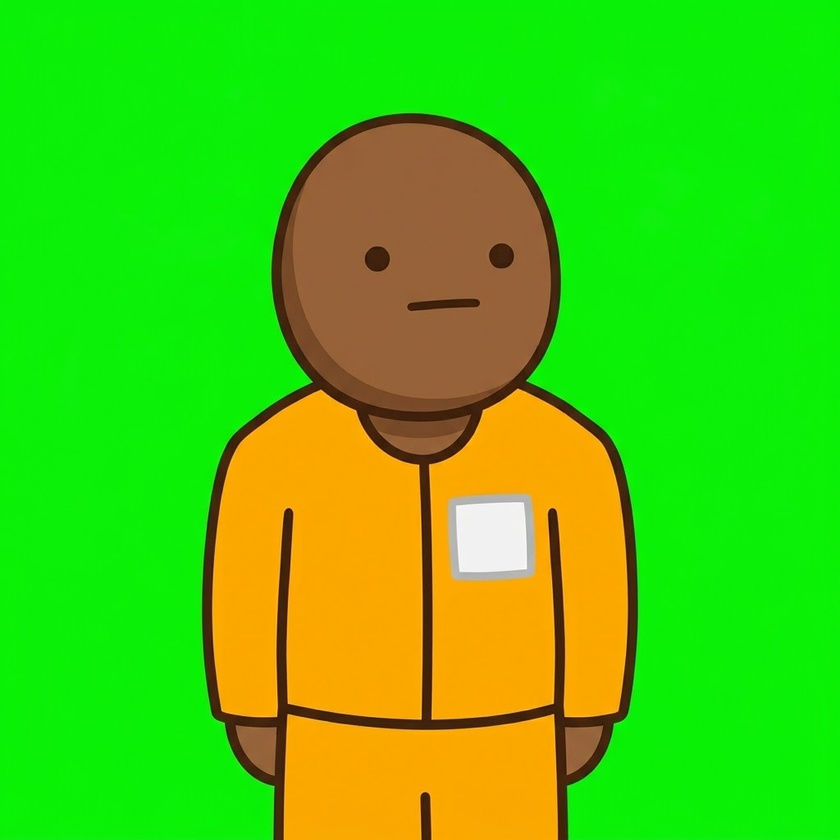
#> input picture assets/potato.jpg, 840 x 840 px, shrunk from 1024 x 1024 before the run
$ python chroma.py ../assets/potato.jpg
#> lines starting #> are read from the running program, lines starting #| are printed output that depends on the picture
"""Remove the flat green (#00FF00-ish) background from character art and write a transparent PNG.

Usage: python tools/chroma.py assets/potato.jpg [more files...]
Writes assets/<name>.png next to each input. Needs Pillow.
"""
import sys
from collections import deque
from pathlib import Path
from PIL import Image

def greenness(r, g, b):
    return g - max(r, b)

def drop_specks(im):
    """Remove tiny disconnected blobs (leftover thumbs, noise) so they can't stretch the crop box."""
    w, h = im.size
    px = im.load()
    seen = [[0] * w for _ in range(h)]
    comps = []
    for sy in range(h):
        for sx in range(w):
            if px[sx, sy][3] and not seen[sy][sx]:
                seen[sy][sx] = 1; q = deque([(sx, sy)]); cells = []
                while q:
                    x, y = q.popleft(); cells.append((x, y))
                    for dx in (-1, 0, 1):
                        for dy in (-1, 0, 1):
                            nx, ny = x + dx, y + dy
                            if 0 <= nx < w and 0 <= ny < h and px[nx, ny][3] and not seen[ny][nx]:
                                seen[ny][nx] = 1; q.append((nx, ny))
                comps.append(cells)
    if comps:
        big = max(len(c) for c in comps)
        for c in comps:
            if len(c) < big * 0.02:
                for x, y in c: px[x, y] = (0, 0, 0, 0)
    return im

def key(path):
#> called with path = '../assets/potato.jpg'
    im = Image.open(path).convert('RGBA')
    w, h = im.size
#> w = 840; h = 840
    px = im.load()
    # Flood-fill from the border so green inside the character is never touched.
    bg = [[False] * w for _ in range(h)]
    q = deque()
    def is_bg(x, y):
        r, g, b, _ = px[x, y]
        return greenness(r, g, b) > 60
    for x in range(w):
        for y in (0, h - 1):
            if is_bg(x, y) and not bg[y][x]: bg[y][x] = True; q.append((x, y))
#> this loop made 840 passes
    for y in range(h):
        for x in (0, w - 1):
            if is_bg(x, y) and not bg[y][x]: bg[y][x] = True; q.append((x, y))
#> this loop made 840 passes
    while q:
        x, y = q.popleft()
        for nx, ny in ((x + 1, y), (x - 1, y), (x, y + 1), (x, y - 1)):
            if 0 <= nx < w and 0 <= ny < h and not bg[ny][nx] and is_bg(nx, ny):
                bg[ny][nx] = True; q.append((nx, ny))
    for y in range(h):
        for x in range(w):
            r, g, b, _ = px[x, y]
            if bg[y][x]:
                px[x, y] = (r, g, b, 0)
            else:
                # Edge pixels touching the background: soften and remove green spill.
                near = any(0 <= x + dx < w and 0 <= y + dy < h and bg[y + dy][x + dx]
                           for dx in (-1, 0, 1) for dy in (-1, 0, 1))
                if near and greenness(r, g, b) > 10:
                    g = max(r, b)
                    px[x, y] = (r, g, b, 255)
    im = drop_specks(im)
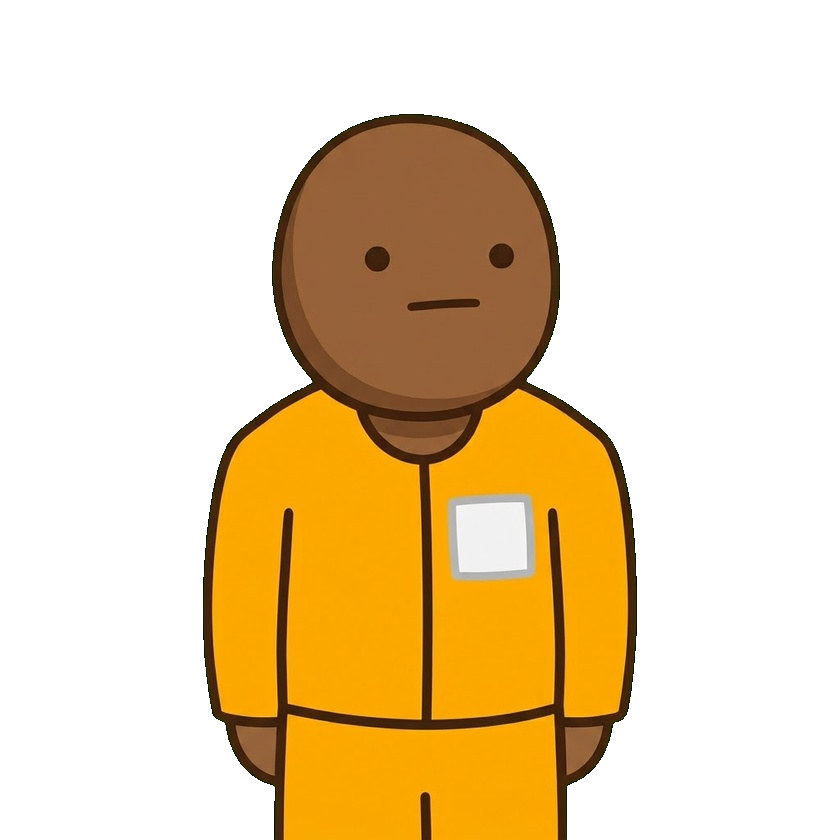
#> im: PIL image 840x840 RGBA; mean R, G, B, A 73.7, 202.8, 13.3, 87.3; transparent parts drawn white
    box = im.getbbox()
    if box: im = im.crop(box)
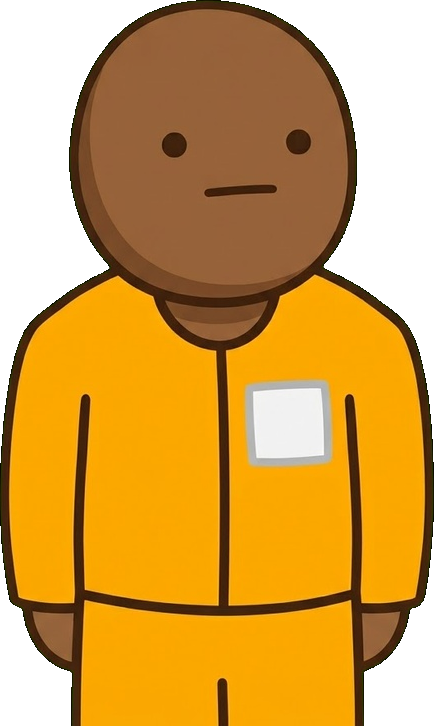
#> im: PIL image 434x726 RGBA; mean R, G, B, A 152.5, 155.8, 21.1, 195.5; transparent parts drawn white
    out = Path(path).with_suffix('.png')
    im.save(out)
    print(out, im.size)
#| ../assets/potato.png (434, 726)

if __name__ == '__main__':
    for p in sys.argv[1:]:
        key(p)
